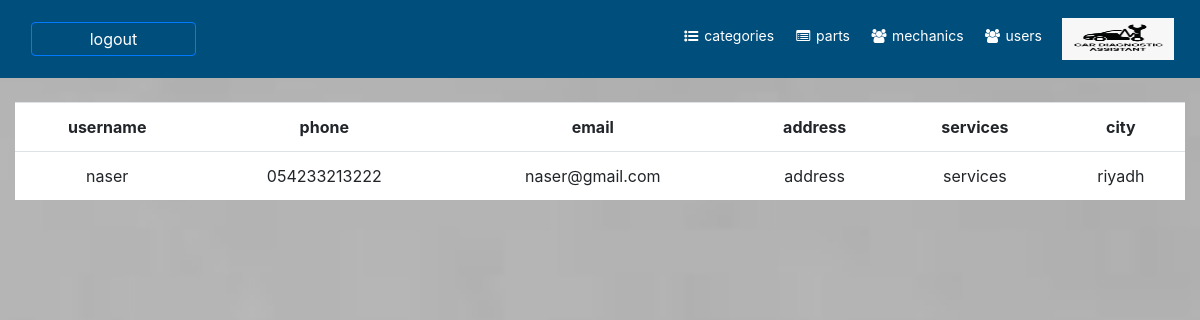
The page /near_mechanics.php (signed in) on the database its author committed.
### tables this page shows
CREATE TABLE `mechanics` (
  `id` int(11) NOT NULL,
  `name` varchar(255) NOT NULL,
  `email` varchar(255) NOT NULL,
  `password` varchar(255) NOT NULL,
  `phone` varchar(255) NOT NULL,
  `address` text NOT NULL,
  `services` text NOT NULL,
  `city_id` int(11) NOT NULL
);

CREATE TABLE `cities` (
  `id` int(11) NOT NULL,
  `name` varchar(255) NOT NULL
);

### web/near_mechanics.php (the view, shortened to what this page needs)
<?php
include("conn.php");
$id = $_SESSION['id'];
$sql = "SELECT * FROM mechanics WHERE city_id IN (SELECT city_id FROM users WHERE id = $id) ";
$query = mysqli_query($db, $sql);
?>
<!DOCTYPE html>
<html lang="en">
<head>
    <link rel="stylesheet" href="https://maxcdn.bootstrapcdn.com/bootstrap/4.5.2/css/bootstrap.min.css">
    <link rel="stylesheet" href="https://cdnjs.cloudflare.com/ajax/libs/font-awesome/4.7.0/css/font-awesome.min.css">
</head>
<body dir="ltr" class="background" style="background-image: url('images/bg.jpeg');background-size: cover;background-repeat: no-repeat;height:100vh">
    <?php
    include('header.php');
    ?>
    <br />
    <div class="row justify-content-center " style="margin: auto">
        <div class="col-12">
            <table style="background: white;width: 100%;text-align: center;direction: ltr;" class="table">
                <tr>
                    <th>
                        username
                    </th>
                    <th>
                        phone
                    </th>
                    <th>
                        email
                    </th>
                    <th>
                        address
                    </th>
                    <th>
                        services
                    </th>
                    <th>
                        city
                    </th>
                </tr>
                <?php
                foreach ($query as $row) {
                    $city_id = $row['city_id'];
                    $sql_city = "SELECT * FROM cities WHERE id = $city_id";
                    $query_city = mysqli_query($db,$sql_city);
                    foreach($query_city as $row_city)
                    {
                        $city = $row_city['name'];
                    }
                ?>
                    <tr>
                        <td><?= $row['name']; ?></td>
                        <td><?= $row['phone']; ?></td>
                        <td><?= $row['email']; ?></td>
                        <td><?= $row['address']; ?></td>
                        <td><?= $row['services']; ?></td>
                        <td><?= $city; ?></td>
                    </tr>
                <?php
                }
                ?>
            </table>
        </div>
    </div>
</body>
</html>

### web/near_mechanics.php (style rules this page uses)
.background { background-image: url("../images/3.jpeg"); background-size: cover; }

### web/header.php (style rules this page uses)
.row { margin-left: 0px !important; margin-right: 0px !important; }

### rows shown on the page
mechanics: name "naser", phone "054233213222", email "naser@gmail.com", address "address", services "services", city.name "riyadh"
